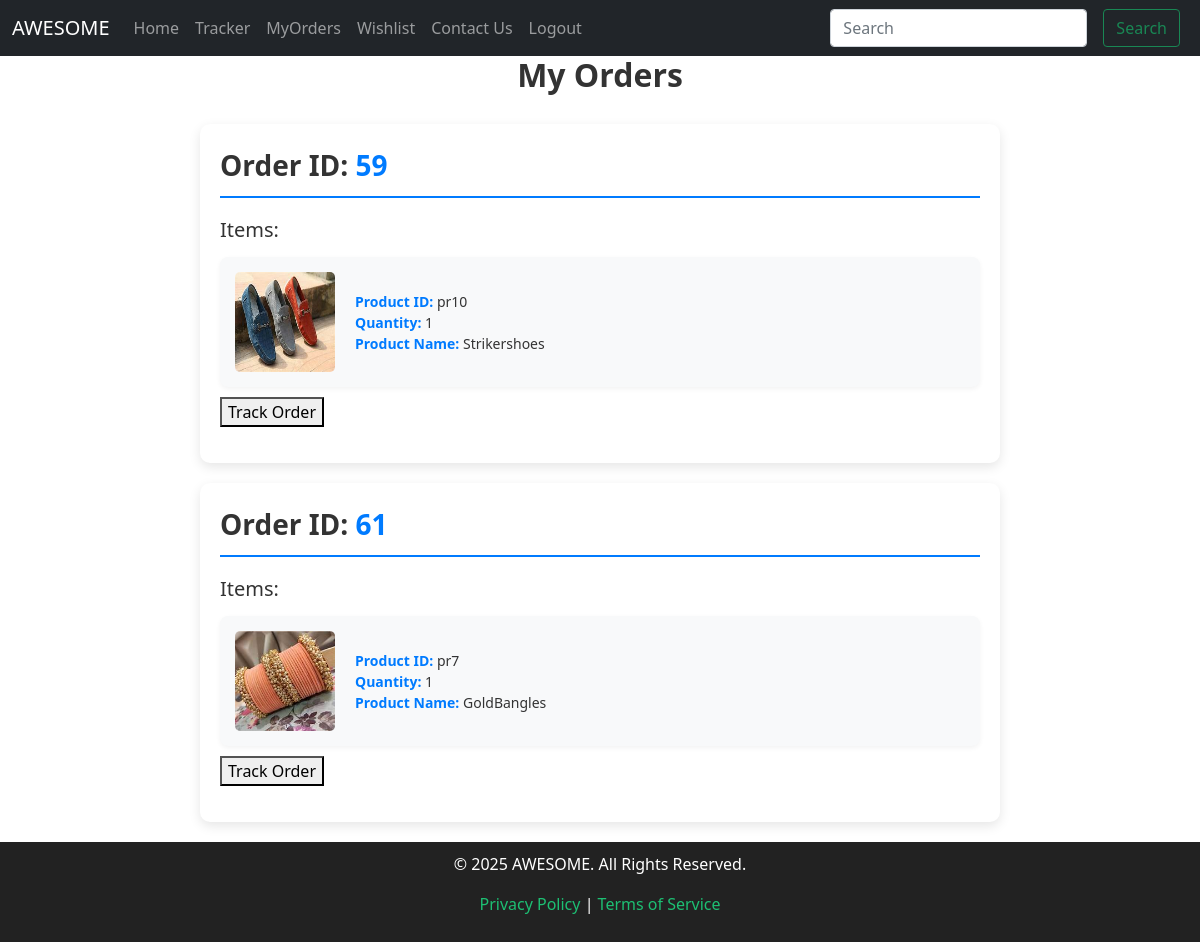
Screenshot of /myorders/ (signed in) with the database file from the repository.
### shop/models.py (models this page shows, shortened)
class Orders(models.Model):
    order_id=models.AutoField(primary_key=True)
    items_json=models.CharField(max_length=5000)
    amount=models.IntegerField(default=0)
    name=models.CharField(max_length=90)
    phone=models.CharField(max_length=10,default=0)
    email=models.CharField(max_length=1111)
    address=models.CharField(max_length=1111)
    city=models.CharField(max_length=111)
    state=models.CharField(max_length=111)
    zip=models.CharField(max_length=111)

### shop/views.py (the view)
# urls.py: path('myorders/', views.myorders,name='myorders'),
def myorders(request):
    orders=Orders.objects.all()
    lyst=[]
    for order in orders:
        if order.items_json:
            try:
                cleaned_string = order.items_json.replace(" ", "")
                order.items_json = json.loads(cleaned_string)  # This will throw an error if it's invalid
            except json.JSONDecodeError:
                order.items_json = {}
        else:
            order.items_json = {}
    required=[]
    for order in orders:
        for id in order.items_json:
            flag=0
            person=order.items_json[id][4]
            if request.user.username==person:
               flag=1
        if flag:
            required.append(order)
    return render(request,'index/myorders.html',{'user':request.user.username,'mine':required,})

### shop/templates/index/myorders.html (shortened to what this page needs)
{% extends 'index/basic.html'%}
{% block body %}
<div class="container">
    <h2 class="text-center mb-4" style="font-size: 32px; font-weight: bold; color: #333;">My Orders</h2>
    <div class="order-container">
    {% for order in mine %}
        <div class="order-card">
            <div class="order-header">
                Order ID: <span class="order-id">{{ order.order_id }}</span>
            </div>
            <div class="order-items">
                <h5>Items:</h5>
                <ul class="order-items-list">
                    {% if order.items_json %}
                        {% for item_key, item_value in order.items_json.items %}
                        <li>
                            <a href="/shop/products/{{item_value.3}}"><img src="{{ item_value.2 }}" alt="Product Image"></a>
                            <div>
                                <strong>Product ID:</strong> {{ item_key }} <br>
                                <strong>Quantity:</strong> {{ item_value.0 }} <br>
                                <strong>Product Name:</strong> {{ item_value.1 }}<br>
                            </div>
                        </li>
                        {% endfor %}
                        <a href="{% url 'orderTracker' %}?email={{ order.email }}&orderid={{ order.order_id }}">
                            <button>Track Order</button>
                        </a>
                    {% else %}
                    <li>No items in this order.</li>
                </ul>
                {% endif %}
            </div>
        </div>
    {% endfor %}
    </div>
</div>
{% endblock body %}

### rows the page displays
Orders: order_id "59", items_json "pr10", item_value "1", item_value "Strikershoes"
Orders: order_id "61", items_json "pr7", item_value "1", item_value "GoldBangles"
